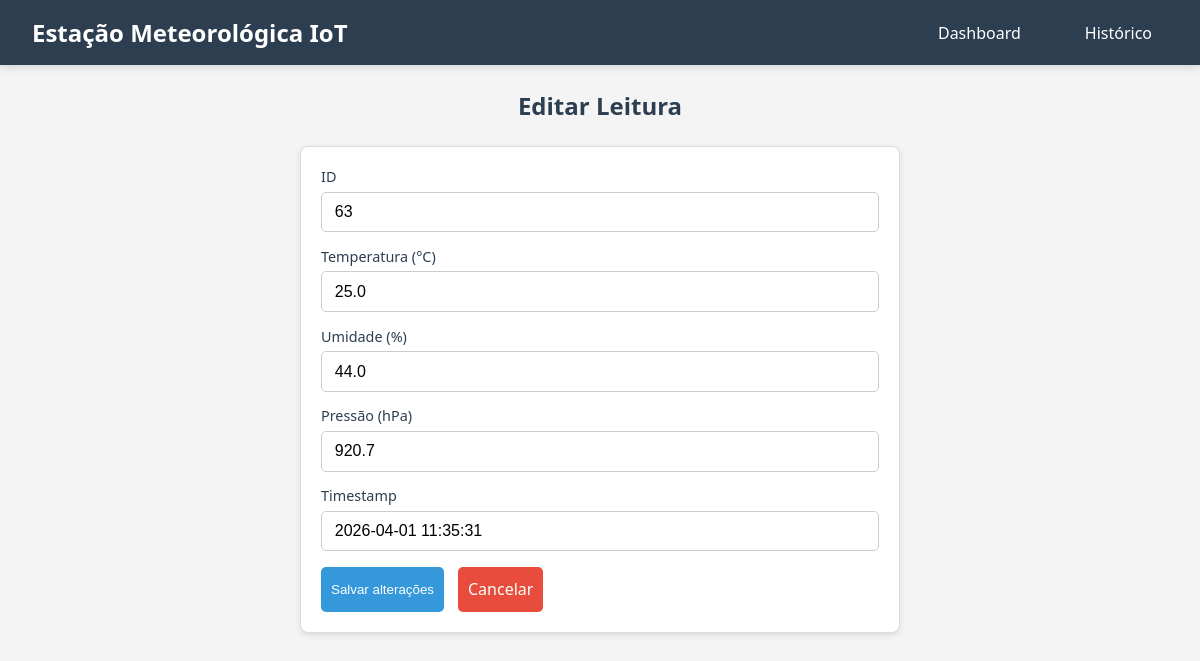
Page /editar/63 on the committed database.
### tables this page shows
CREATE TABLE leituras (
    id INTEGER PRIMARY KEY AUTOINCREMENT,
    temperatura REAL NOT NULL,
    umidade REAL NOT NULL,
    pressao REAL,
    localizacao TEXT DEFAULT 'Lab',
    timestamp DATETIME DEFAULT (datetime('now','localtime'))
);

### app.py (the view, shortened to what this page needs)
@app.route('/editar/<int:id>', methods=['GET', 'POST'])
def editar(id):
    leitura = buscar_leitura(id)
    if not leitura:
        return 'Leitura não encontrada', 404
    return render_template('editar.html', leitura=leitura)

### app.py (called while the page is built)
@app.after_request
def add_cors_headers(response):
    response.headers["Access-Control-Allow-Origin"] = "*"
    response.headers["Access-Control-Allow-Methods"] = "GET, POST, PUT, DELETE, OPTIONS"
    response.headers["Access-Control-Allow-Headers"] = "Content-Type, Authorization"
    return response

### database.py (called while the page is built)
def get_db_connection():
    conn = sqlite3.connect('dados.db', timeout=10)
    conn.execute('PRAGMA journal_mode=WAL;')
    conn.execute('PRAGMA busy_timeout=5000;')
    conn.row_factory = sqlite3.Row
    return conn

def buscar_leitura(id):
    conn = get_db_connection()
    leitura = conn.execute('SELECT * FROM leituras WHERE id = ?', (id,)).fetchone()
    conn.close()
    return leitura

### templates/editar.html (shortened to what this page needs)
<!DOCTYPE html>
<html lang="pt-br">
<head>
    <link rel="stylesheet" href="../static/css/style.css">
</head>
<body>
    <nav class="navbar">
        <div class="navbar-container">
            <div class="navbar-title">
                <h1>Estação Meteorológica IoT</h1>
            </div>
            <ul class="navbar-menu">
                <li><a href="/dashboard" class="nav-link">Dashboard</a></li>
                <li><a href="/historico" class="nav-link">Histórico</a></li>
            </ul>
        </div>
    </nav>
    <div class="latest">
        <h2>Editar Leitura</h2>
        <form method="POST" action="" class="editar-form">
            <div class="form-row">
                <label for="id">ID</label>
                <input type="text" id="id" value="{{ leitura.id }}" readonly>
            </div>
            <div class="form-row">
                <label for="temperatura">Temperatura (°C)</label>
                <input type="number" step="0.01" name="temperatura" id="temperatura" required value="{{ leitura.temperatura }}">
            </div>
            <div class="form-row">
                <label for="umidade">Umidade (%)</label>
                <input type="number" step="0.01" name="umidade" id="umidade" required value="{{ leitura.umidade }}">
            </div>
            <div class="form-row">
                <label for="pressao">Pressão (hPa)</label>
                <input type="number" step="0.01" name="pressao" id="pressao" required value="{{ leitura.pressao }}">
            </div>
            <div class="form-row">
                <label for="timestamp">Timestamp</label>
                <input type="text" id="timestamp" value="{{ leitura.timestamp }}" readonly>
            </div>
            <div class="form-actions">
                <button type="submit" class="historic-action-btn historic-action-btn-editar">Salvar alterações</button>
                <a href="/historico" class="historic-action-btn historic-action-btn-excluir" style="display:inline-block;text-decoration:none;line-height:1.8;">Cancelar</a>
            </div>
        </form>
    </div>
</body>
</html>

### static/css/style.css (style rules this page uses)
* { margin: 0; padding: 0; box-sizing: border-box; }
body { font-family: 'Segoe UI', Tahoma, Geneva, Verdana, sans-serif; background-color: #f4f4f4; }
.navbar { background-color: #2c3e50; padding: 0; box-shadow: 0 2px 8px rgba(0, 0, 0, 0.15); position: sticky; top: 0; z-index: 100; }
.navbar-container { display: flex; justify-content: space-between; align-items: center; padding: 1rem 2rem; max-width: 1400px; margin: 0 auto; }
.navbar-title h1 { color: white; font-size: 1.5rem; margin: 0; }
.navbar-menu { display: flex; list-style: none; gap: 2rem; }
.nav-link { color: white; text-decoration: none; padding: 0.5rem 1rem; transition: all 0.3s ease; font-weight: 500; }
h1 { color: #333; }
.latest { display: flex; flex-direction: column; align-items: center; max-width: 1400px; margin: 0 auto; }
.latest h2 { color: #2c3e50; margin-bottom: 1.5rem; margin-top: 1.5rem; }
.editar-form { width: 100%; max-width: 600px; background-color: white; border: 1px solid #ddd; border-radius: 8px; padding: 1.25rem; box-shadow: 0 2px 6px rgba(0,0,0,0.1); margin-bottom: 2rem; }
.form-row { margin-bottom: 0.9rem; display: flex; flex-direction: column; }
.form-row label { font-size: 0.9rem; color: #2c3e50; margin-bottom: 0.35rem; }
.form-row input { padding: 0.65rem 0.8rem; border: 1px solid #ccc; border-radius: 5px; font-size: 1rem; }
.form-actions { margin-top: 1rem; display: flex; gap: 0.5rem; }
.historic-buttons button, .historic-action-btn { cursor: pointer; border: none; text-decoration: none; padding: 8px 10px; border-radius: 5px; color: white; font-weight: 500; margin-right: 6px; transition: all 0.2s ease; }
.historic-action-btn-editar { background-color: #3498db; }
.historic-action-btn-excluir { background-color: #e74c3c; }

### rows in the picture
leituras: id "63", temperatura "25.0", umidade "44.0", pressao "920.7", timestamp "2026-04-01 11:35:31"
